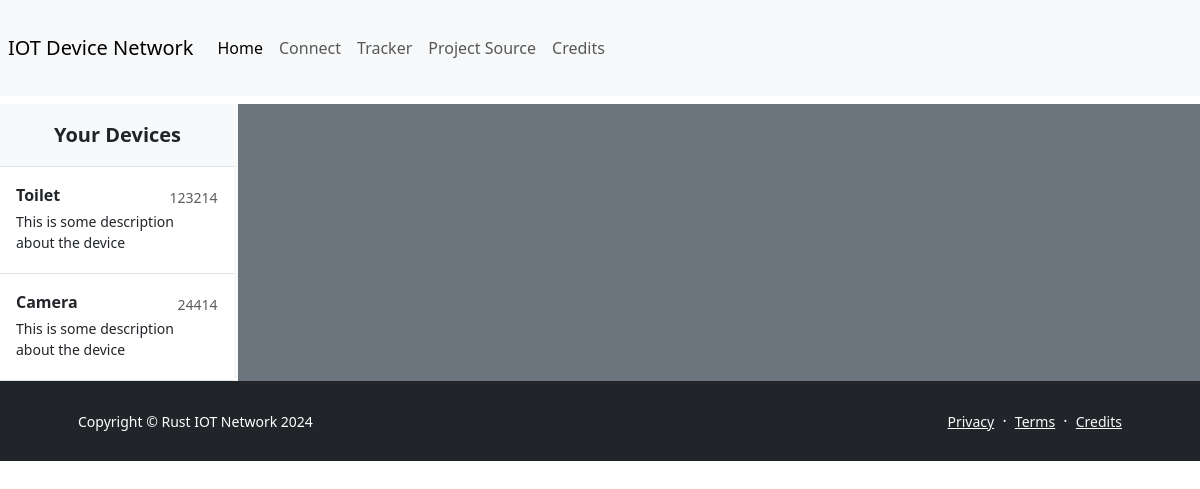
The page /tracker/ on the database as committed earlier.
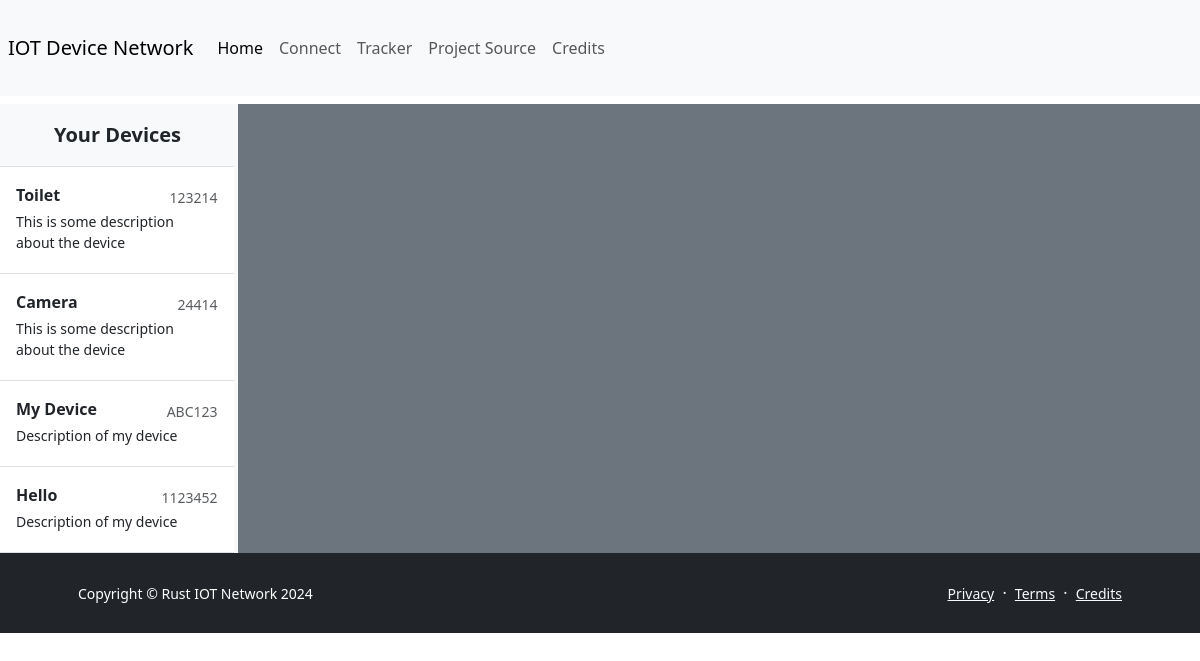
The same page on the database as committed later.
### devices/models.py (models this page shows, shortened)
class Device(models.Model):
    device_id = models.CharField(max_length=100, unique=True)
    device_name = models.CharField(max_length=50)
    device_description = models.CharField(max_length=150)

### devices/views.py (the view)
# urls.py: path('tracker/', views.tracker, name='tracker'),
def tracker(request):
    return render(request, 'tracker/tracker.html', {"device_list":Device.objects.all()})

### devices/templates/tracker/tracker.html (shortened to what this page needs)
{% extends "base.html" %} {% block body %}
<body class="row g-2" style="overflow-x: hidden; height: 76.5vh;">
  <div
    class="d-flex flex-column align-items-stretch flex-shrink-0 bg-light"
    style="width: 20%; max-height: 76.5vh; overflow-y: auto"
  >
    <a
      href="/"
      class="d-flex align-items-center flex-shrink-0 p-3 link-dark text-decoration-none border-bottom"
    >
      <svg class="bi me-2" width="30" height="24">
        <use xlink:href="#bootstrap"></use>
      </svg>
      <span class="fs-5 fw-semibold">Your Devices</span>
    </a>
    <div class="list-group list-group-flush border-bottom scrollarea">
    {% if device_list|length > 0 %}
      {% for device in device_list %}
        {% include 'tracker/device_overview.html' with device_name=device.device_name device_id=device.device_id device_description=device.device_description%}
      {% endfor %}
    {% else %}
        <h3>Could not find devices</h3>
    {% endif %}
    </div>
  </div>
  <div
    style="width: 80%; max-height: 76.5vh; overflow-y: auto"
    class="bg-secondary"
  >
  </div>
</body>
{% endblock body %}

### devices/templates/tracker/device_overview.html
<a href="/tracker/{{device_id}}/inspect" class="list-group-item list-group-item-action py-3 lh-tight">
    <div class="d-flex w-100 align-items-center justify-content-between">
      <strong class="mb-1">{{ device_name }}</strong>
      <small class="text-muted">{{ device_id }}</small>
    </div>
    <div class="col-10 mb-1 small">{{ device_description }}</div>
</a>

Rows that differ between the two databases and show on the page:
added Device: device_name "My Device", device "ABC123", device_description "Description of my device"
added Device: device_name "Hello", device "1123452", device_description "Description of my device"
